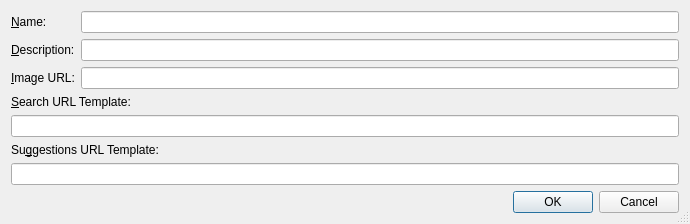
<?xml version="1.0" encoding="UTF-8"?>
<ui version="4.0">
 <class>OpenSearchEditDialog</class>
 <widget class="QDialog" name="OpenSearchEditDialog">
  <property name="geometry">
   <rect>
    <x>0</x>
    <y>0</y>
    <width>690</width>
    <height>218</height>
   </rect>
  </property>
  <property name="windowTitle">
   <string>Edit search engine data</string>
  </property>
  <property name="sizeGripEnabled">
   <bool>true</bool>
  </property>
  <layout class="QVBoxLayout" name="verticalLayout">
   <item>
    <layout class="QGridLayout" name="gridLayout">
     <item row="0" column="0">
      <widget class="QLabel" name="label_2">
       <property name="text">
        <string>&amp;Name:</string>
       </property>
       <property name="buddy">
        <cstring>nameEdit</cstring>
       </property>
      </widget>
     </item>
     <item row="0" column="1">
      <widget class="QLineEdit" name="nameEdit">
       <property name="focusPolicy">
        <enum>Qt::NoFocus</enum>
       </property>
       <property name="toolTip">
        <string>Shows the name of the search engine</string>
       </property>
       <property name="readOnly">
        <bool>true</bool>
       </property>
      </widget>
     </item>
     <item row="1" column="0">
      <widget class="QLabel" name="label_3">
       <property name="text">
        <string>&amp;Description:</string>
       </property>
       <property name="buddy">
        <cstring>descriptionEdit</cstring>
       </property>
      </widget>
     </item>
     <item row="1" column="1">
      <widget class="QLineEdit" name="descriptionEdit">
       <property name="toolTip">
        <string>Enter a description</string>
       </property>
      </widget>
     </item>
     <item row="2" column="0">
      <widget class="QLabel" name="label_5">
       <property name="text">
        <string>&amp;Image URL:</string>
       </property>
       <property name="buddy">
        <cstring>imageEdit</cstring>
       </property>
      </widget>
     </item>
     <item row="2" column="1">
      <widget class="QLineEdit" name="imageEdit">
       <property name="toolTip">
        <string>Enter the URL of the image</string>
       </property>
      </widget>
     </item>
    </layout>
   </item>
   <item>
    <widget class="QLabel" name="label_4">
     <property name="text">
      <string>&amp;Search URL Template:</string>
     </property>
     <property name="buddy">
      <cstring>searchEdit</cstring>
     </property>
    </widget>
   </item>
   <item>
    <widget class="QLineEdit" name="searchEdit">
     <property name="toolTip">
      <string>Enter the template of the search URL</string>
     </property>
    </widget>
   </item>
   <item>
    <widget class="QLabel" name="label_6">
     <property name="text">
      <string>Su&amp;ggestions URL Template:</string>
     </property>
     <property name="buddy">
      <cstring>suggestionsEdit</cstring>
     </property>
    </widget>
   </item>
   <item>
    <widget class="QLineEdit" name="suggestionsEdit">
     <property name="toolTip">
      <string>Enter the template of the suggestions URL</string>
     </property>
    </widget>
   </item>
   <item>
    <widget class="QDialogButtonBox" name="buttonBox">
     <property name="orientation">
      <enum>Qt::Horizontal</enum>
     </property>
     <property name="standardButtons">
      <set>QDialogButtonBox::Cancel|QDialogButtonBox::Ok</set>
     </property>
    </widget>
   </item>
  </layout>
 </widget>
 <tabstops>
  <tabstop>nameEdit</tabstop>
  <tabstop>descriptionEdit</tabstop>
  <tabstop>imageEdit</tabstop>
  <tabstop>searchEdit</tabstop>
  <tabstop>suggestionsEdit</tabstop>
  <tabstop>buttonBox</tabstop>
 </tabstops>
 <resources/>
 <connections>
  <connection>
   <sender>buttonBox</sender>
   <signal>accepted()</signal>
   <receiver>OpenSearchEditDialog</receiver>
   <slot>accept()</slot>
   <hints>
    <hint type="sourcelabel">
     <x>222</x>
     <y>232</y>
    </hint>
    <hint type="destinationlabel">
     <x>157</x>
     <y>246</y>
    </hint>
   </hints>
  </connection>
  <connection>
   <sender>buttonBox</sender>
   <signal>rejected()</signal>
   <receiver>OpenSearchEditDialog</receiver>
   <slot>reject()</slot>
   <hints>
    <hint type="sourcelabel">
     <x>290</x>
     <y>238</y>
    </hint>
    <hint type="destinationlabel">
     <x>286</x>
     <y>246</y>
    </hint>
   </hints>
  </connection>
 </connections>
</ui>
